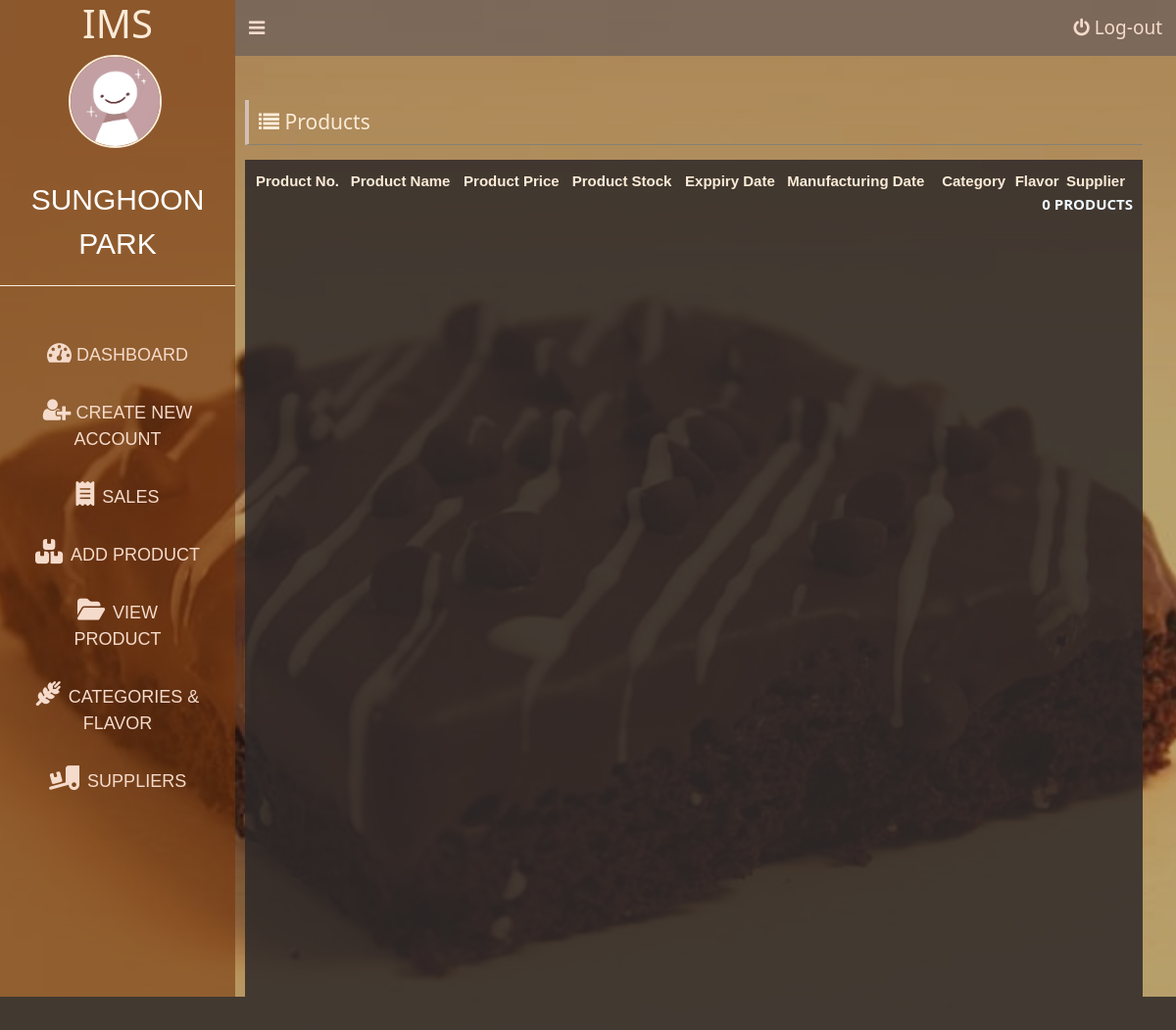
The page /view-product.php (signed in) on the database as committed earlier.
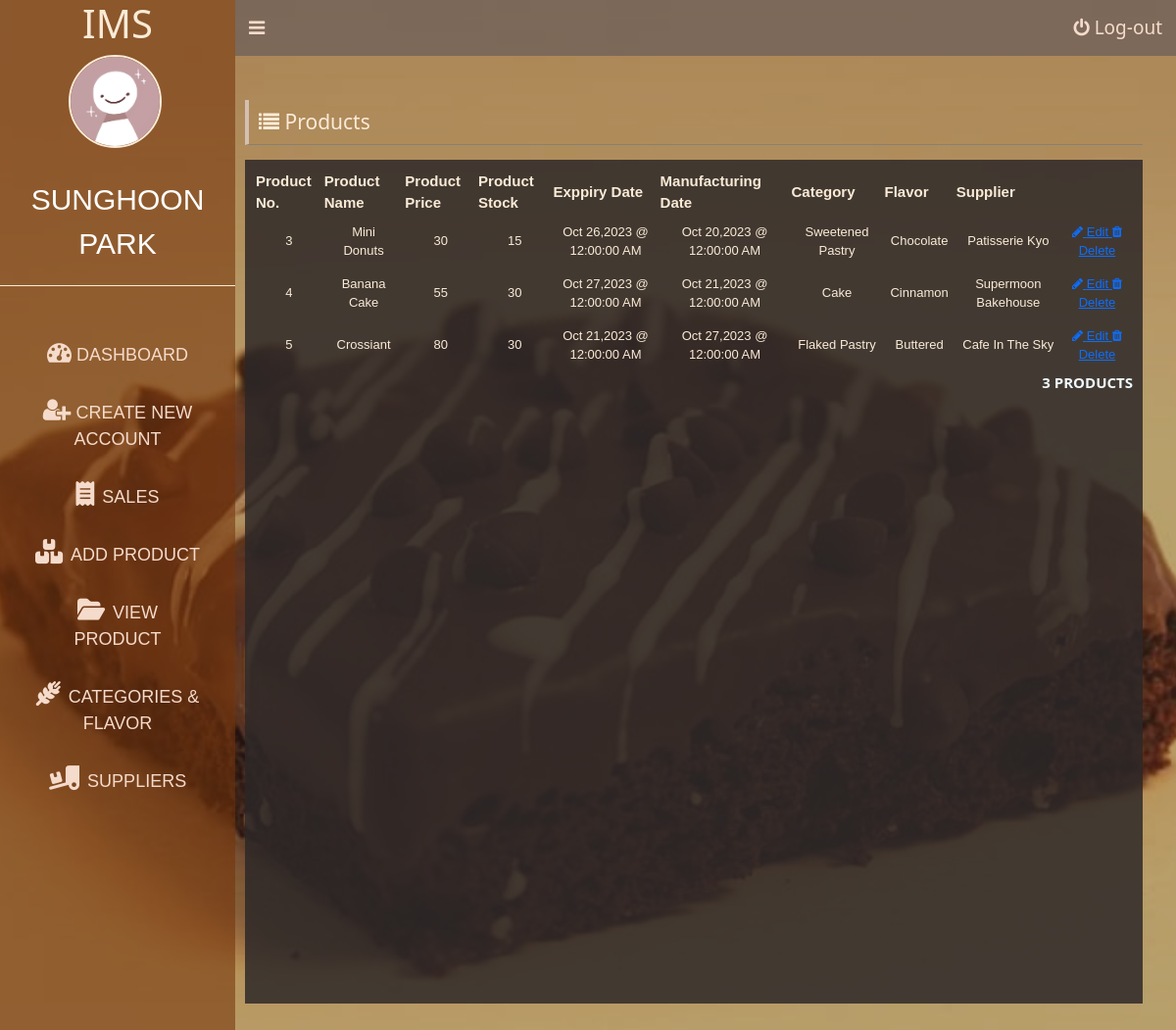
The same page on the database as committed later.
### tables this page shows
CREATE TABLE `product` (
  `product_num` int(11) NOT NULL,
  `product_name` varchar(255) NOT NULL,
  `product_price` int(11) NOT NULL,
  `product_stock` varchar(255) NOT NULL,
  `exp_date` datetime NOT NULL,
  `man_date` datetime NOT NULL,
  `Category_ID` int(11) NOT NULL,
  `flavor_ID` int(11) NOT NULL,
  `Supplier_ID` int(11) NOT NULL,
  `sales_id` int(11) NOT NULL
);

CREATE TABLE `category` (
  `Category_ID` int(11) NOT NULL,
  `category` varchar(255) NOT NULL,
  `description` varchar(255) NOT NULL
);

CREATE TABLE `flavor` (
  `flavor_ID` int(11) NOT NULL,
  `flavor` varchar(255) NOT NULL,
  `description` varchar(255) DEFAULT NULL
);

CREATE TABLE `supplier` (
  `Supplier_ID` int(11) NOT NULL,
  `company_name` varchar(255) NOT NULL,
  `contact_num` varchar(255) NOT NULL,
  `email` varchar(255) NOT NULL
);

### database/show-product.php (called while the page is built)
<?php
include('connection.php');
$stmt = $conn->prepare("SELECT * FROM product");
$stmt->execute();
$stmt->setFetchMode(PDO::FETCH_ASSOC);
return $stmt->fetchAll();

### view-product.php (the view, shortened to what this page needs)
<?php
$user = $_SESSION['user'];
$products = include('database/show-product.php');
$stmtCategories = $conn->prepare("SELECT * FROM category");
$stmtCategories->execute();
$categories = $stmtCategories->fetchAll(PDO::FETCH_ASSOC);
$stmtFlavors = $conn->prepare("SELECT * FROM flavor");
$stmtFlavors->execute();
$flavors = $stmtFlavors->fetchAll(PDO::FETCH_ASSOC);
$stmtSuppliers = $conn->prepare("SELECT * FROM supplier");
$stmtSuppliers->execute();
$suppliers = $stmtSuppliers->fetchAll(PDO::FETCH_ASSOC);
?>
<!DOCTYPE html>
<html lang="en">
<head>
    <link rel="stylesheet" type="text/css" href="css/login.css?v=p<?= time(); ?>">
    <link rel="stylesheet" href="css/to/font-awesome/css/font-awesome.min.css">
    <link rel="stylesheet" type="text/css" href="js/bootstrap-5.3.0-alpha3-dist/css/bootstrap.min.css?v=p<?= time(); ?>">
</head>
<body>
    <div id="dashboardMainContainer">
        <?php include('partial/app-sidebar.php') ?>
        <div class="dashboard_content_container" id="dashboard_content_container">
            <?php include('partial/app-topNav.php') ?>
            <div class="dashboard_content">
                <div class="row">
                    <div class="column column">
                        <h1 class="section_header"><i class="fa fa-list"></i> Products</h1>
                        <div class="dashboard_content_main">
                            <div class="products">
                                <table>
                                    <thead>
                                        <tr>
                                            <th>Product No.</th>
                                            <th>Product Name</th>
                                            <th>Product Price</th>
                                            <th>Product Stock</th>
                                            <th>Exppiry Date</th>
                                            <th>Manufacturing Date</th>
                                            <th>Category</th>
                                            <th>Flavor</th>
                                            <th>Supplier</th>
                                        </tr>
                                    </thead>
                                    <tbody>
                                        <?php foreach ($products as $index => $user) {
                                            $categoryName = '';
                                            foreach ($categories as $category) {
                                                if ($category['Category_ID'] == $user['Category_ID']) {
                                                    $categoryName = $category['category'];
                                                    break;
                                                }
                                            }
                                            $flavorName = '';
                                            foreach ($flavors as $flavor) {
                                                if ($flavor['flavor_ID'] == $user['flavor_ID']) {
                                                    $flavorName = $flavor['flavor'];
                                                    break;
                                                }
                                            }
                                            $supplierName = '';
                                            foreach ($suppliers as $supplier) {
                                                if ($supplier['Supplier_ID'] == $user['Supplier_ID']) {
                                                    $supplierName = $supplier['company_name'];
                                                    break;
                                                }
                                            }
                                            ?>
                                            <tr>
                                                <td><?= $user['product_num'] ?></td>
                                                <td><?= $user['product_name'] ?></td>
                                                <td><?= $user['product_price'] ?></td>
                                                <td><?= $user['product_stock'] ?></td>
                                                <td><?= date('M d,Y @ h:i:s A', strtotime($user['exp_date'])) ?></td>
                                                <td><?= date('M d,Y @ h:i:s A', strtotime($user['man_date'])) ?></td>
                                                <td><?= $categoryName ?></td>
                                                <td><?= $flavorName ?></td>
                                                <td><?= $supplierName ?></td>
                                                <td>
                                                    <a href="#" class="updateProduct" data-toggle="modal" data-target="#updateProductModal<?= $user['product_num'] ?>">
                                                        <i class="fa fa-pencil"></i> Edit </a>
                                                        <a href="database/delete-product.php?product_num=<?= $user['product_num'] ?>" class="deleteProduct">
                                                            <i class="fa fa-trash"></i> Delete
                                                        </a>
                                                </td>
                                            </tr>
                                        <?php } ?>
                                    </tbody>
                                </table>
                                <p class="userCount"><?= count($products) ?> Products</p>
                            </div>
                        </div>
                    </div>
                </div>
            </div>
        </div>
    </div>
</body>
</html>

### partial/app-sidebar.php (shortened to what this page needs)
<div class="dashboard_sidebar" id="dashboard_sidebar">
    <h3 class="dashboard_logo" id = "dashboard_logo"> IMS </h3>
    <div class="dashboard_sidebar_user">
        <img src="images/art.jpg" alt="User image." id ="userImage" />
        <span><?= $user['first_name'] . ' ' . $user['last_name']?></span>
    </div>
    <div class="dashboard_sidebar_menu">
        <ul class="dashboard_menu_list">
            <li>
                <a href="./dashboard.php"><i class="fa fa-dashboard "></i> <span class="menuText" >Dashboard</span></a>
            </li>
            <li>
                <a href="./user-add.php"><i class="fa fa-user-plus "></i> <span class="menuText">Create New Account</span></a>
            </li>
            <li>
                <a href="./sales.php"><i class="fa-solid fa-receipt"></i> <span class="menuText" style="margin-left: 3px;"> Sales</span></a>
            </li>
            <li>
                <a href="./product-add.php"><i class="fa-solid fa-boxes-stacked"> </i> <span class="menuText" style="margin-left: 3px;"> Add Product</span></a>
            </li>
            <li>
                <a href="./view-product.php"><i class="fa-solid fa-folder-open"> </i> <span class="menuText" style="margin-left: 3px;"> View Product</span></a>
            </li>
            <li>
                <a href="./flavor-category-add.php"><i class="fa-solid fa-wheat-awn"> </i> <span class="menuText" style="margin-left: 3px;"> Categories & Flavor </span></a>
            </li>
            <li>
                <a href="./suppliers.php"><i class="fa-solid fa-truck-ramp-box"> </i> <span class="menuText" style="margin-left: 3px;"> Suppliers </span></a>
            </li>
        </ul>
    </div>
</div>

### partial/app-topNav.php
<div class="dashboard_topNav">
                <a href="" id="toggleBtn"><i class="fa fa-navicon"></i></a>
                <a href="database/logout.php" id="logoutBtn"><i class="fa fa-power-off"></i> Log-out</a>
            </div>

### css/login.css (style rules this page uses)
body { background: url('../images/un.png') no-repeat center center fixed; background-size: cover; font-family: Cambria, Cochin, Georgia, Times, 'Times New Roman', serif; }
body { font-family: Cambria, Cochin, Georgia, Times, 'Times New Roman', serif; }
#dashboardMainContainer { display: flex; flex-direction: row; }
div.dashboard_sidebar { width: 20%; background: #663311b7; height: 140vh; }
div.dashboard_content_container { width: 80%; background: #36353159; }
h3.dashboard_logo { color: antiquewhite; font-size: 40px; text-align: center; }
div.dashboard_sidebar_user { text-align: center; padding-bottom: 20px; border-bottom: 1px solid antiquewhite; }
div.dashboard_sidebar_user img { width: 95px; display: inline-block; border-radius: 50%; border: 2px solid antiquewhite; margin-right: 5px; vertical-align: middle; margin-bottom: 15px; }
div.dashboard_sidebar_user span { font-size: 30px; text-transform: uppercase; color: #fff; display: flex; flex-direction: column; font-family: Arial, Helvetica, sans-serif; margin-top: 15px; }
ul.dashboard_menu_list { padding: 20px; margin-top: 20px; }
ul.dashboard_menu_list li { font-family: Arial, Helvetica, sans-serif; padding: 15px 15px; font-size: 18px; text-transform: uppercase; display: flex; flex-direction: column; }
ul.dashboard_menu_list li a { text-decoration: none; color: #f5dbcb; height: 100%; display: block; text-align: center; }
ul.dashboard_menu_list li a i { font-size: 25px; }
div.dashboard_topNav { background: #645959a9; padding: 14px; }
div.dashboard_topNav a { color: #f5dbcb; font-size: 19px; text-decoration: none; }
a#logoutBtn { float: right; }
div.dashboard_content { padding: 45px 10px 10px 10px; }
div.dashboard_content_main { background: #2c2828d7; min-height: 800px; height: 100%; padding:10px; }
div.row { display: flex; flex-direction: row; flex-wrap: wrap; width: 100%; }
div.column { width: 100%; }
h1.section_header { font-size: 21px; color:antiquewhite; border-bottom: 1px solid #817f76e1; padding-bottom: 20px; padding: 10px; border-left: 4px solid #d3bfb3; margin-bottom: 15px; }
div.user table, th, td { border: 1px solid #cacaca; border-collapse: collapse; font-size: 15px; font-family: Arial, Helvetica, sans-serif; }
table { width: 100%; color: antiquewhite ; }
table th { font-size: 15px; }
table td { font-size: 13px; padding: 7px; text-align: center; }
p.userCount { text-align: right; font-size: 15px; font-weight: bold; text-transform: uppercase; color: aliceblue; }

Rows that differ between the two databases and show on the page:
added product: product_num "3", product_name "Mini Donuts", product_price "30", product_stock "15", exp_date "Oct 26,2023 @ 12:00:00 AM", man_date "Oct 20,2023 @ 12:00:00 AM", Category_ID.category "Sweetened Pastry", flavor_ID.flavor "Chocolate", Supplier_ID.company_name "Patisserie Kyo"
added product: product_num "4", product_name "Banana Cake", product_price "55", product_stock "30", exp_date "Oct 27,2023 @ 12:00:00 AM", man_date "Oct 21,2023 @ 12:00:00 AM", Category_ID.category "Cake", flavor_ID.flavor "Cinnamon", Supplier_ID.company_name "Supermoon Bakehouse"
added product: product_num "5", product_name "Crossiant", product_price "80", product_stock "30", exp_date "Oct 21,2023 @ 12:00:00 AM", man_date "Oct 27,2023 @ 12:00:00 AM", Category_ID.category "Flaked Pastry", flavor_ID.flavor "Buttered", Supplier_ID.company_name "Cafe In The Sky"
Other text that changed with them:
count($products): "0" → "3"
